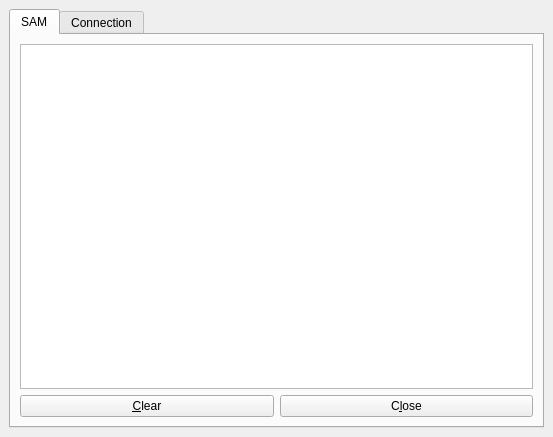
<?xml version="1.0" encoding="UTF-8"?>
<ui version="4.0">
 <class>form_DebugMessages</class>
 <widget class="QWidget" name="form_DebugMessages">
  <property name="geometry">
   <rect>
    <x>0</x>
    <y>0</y>
    <width>553</width>
    <height>437</height>
   </rect>
  </property>
  <property name="windowTitle">
   <string>Debug Messages</string>
  </property>
  <property name="windowIcon">
   <iconset resource="resourcen.qrc">
    <normaloff>:/icons/debug.svg</normaloff>:/icons/debug.svg</iconset>
  </property>
  <property name="locale">
   <locale language="English" country="UnitedStates"/>
  </property>
  <layout class="QGridLayout">
   <property name="leftMargin">
    <number>9</number>
   </property>
   <property name="topMargin">
    <number>9</number>
   </property>
   <property name="rightMargin">
    <number>9</number>
   </property>
   <property name="bottomMargin">
    <number>9</number>
   </property>
   <property name="spacing">
    <number>6</number>
   </property>
   <item row="1" column="0">
    <widget class="QTabWidget" name="tabWidget">
     <property name="currentIndex">
      <number>0</number>
     </property>
     <widget class="QWidget" name="Tab_SAM">
      <attribute name="title">
       <string>SAM</string>
      </attribute>
      <layout class="QGridLayout" name="gridLayout_1">
       <item row="0" column="0">
        <layout class="QVBoxLayout" name="verticalLayout">
         <item>
          <widget class="QTextEdit" name="Sam_txt">
           <property name="font">
            <font>
             <pointsize>9</pointsize>
            </font>
           </property>
           <property name="styleSheet">
            <string notr="true"/>
           </property>
          </widget>
         </item>
         <item>
          <layout class="QHBoxLayout" name="_2">
           <property name="spacing">
            <number>6</number>
           </property>
           <property name="leftMargin">
            <number>0</number>
           </property>
           <property name="topMargin">
            <number>0</number>
           </property>
           <property name="rightMargin">
            <number>0</number>
           </property>
           <property name="bottomMargin">
            <number>0</number>
           </property>
           <item>
            <widget class="QPushButton" name="cmd_clear_sam">
             <property name="text">
              <string>&amp;Clear</string>
             </property>
            </widget>
           </item>
           <item>
            <widget class="QPushButton" name="cmd_close">
             <property name="text">
              <string>C&amp;lose</string>
             </property>
            </widget>
           </item>
          </layout>
         </item>
        </layout>
       </item>
      </layout>
     </widget>
     <widget class="QWidget" name="Tab_Connection">
      <attribute name="title">
       <string>Connection</string>
      </attribute>
      <layout class="QGridLayout" name="gridLayout_3">
       <item row="0" column="0">
        <layout class="QVBoxLayout" name="verticalLayout_3">
         <item>
          <widget class="QTextEdit" name="connection_txt">
           <property name="font">
            <font>
             <pointsize>9</pointsize>
            </font>
           </property>
          </widget>
         </item>
         <item>
          <layout class="QHBoxLayout" name="_4">
           <property name="spacing">
            <number>6</number>
           </property>
           <property name="leftMargin">
            <number>0</number>
           </property>
           <property name="topMargin">
            <number>0</number>
           </property>
           <property name="rightMargin">
            <number>0</number>
           </property>
           <property name="bottomMargin">
            <number>0</number>
           </property>
           <item>
            <widget class="QPushButton" name="cmd_Connection_snapshot">
             <property name="text">
              <string>&amp;Connection Snapshot</string>
             </property>
            </widget>
           </item>
           <item>
            <widget class="QPushButton" name="cmd_close_3">
             <property name="text">
              <string>C&amp;lose</string>
             </property>
            </widget>
           </item>
          </layout>
         </item>
        </layout>
       </item>
      </layout>
     </widget>
    </widget>
   </item>
  </layout>
 </widget>
 <resources>
  <include location="resourcen.qrc"/>
 </resources>
 <connections/>
</ui>
